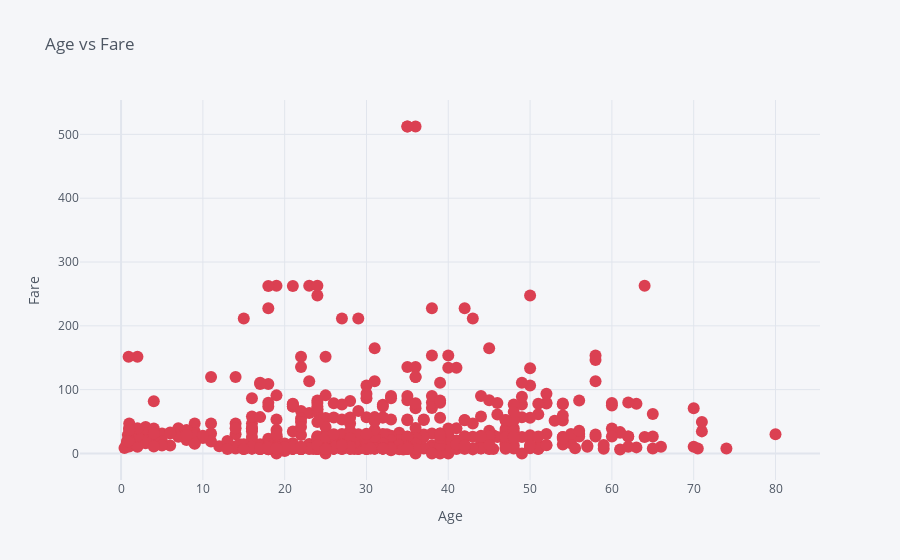

Notebook code for this chart:
### Code cell
df.iplot(kind="scatter",x="age",y="fare",mode="markers",colors= "red", title='Age vs Fare',xTitle='Age',yTitle='Fare')

### Figure 1 — Plotly figure (JSON) as saved in the notebook; plotly's stock layout.template omitted (floating-point values rounded to 4 significant figures; data arrays with more than 128 entries replaced by an {"elided": "..."} marker saying what was removed)
{"data": [{"line": {"color": "rgba(219, 64, 82, 1.0)", "dash": "solid", "shape": "linear", "width": 1.3}, "marker": {"size": 12, "symbol": "circle"}, "mode": "markers", "name": "fare", "text": "", "type": "scatter", "x": {"elided": "891 float values"}, "y": {"elided": "891 float values"}}], "layout": {"legend": {"bgcolor": "#F5F6F9", "font": {"color": "#4D5663"}}, "paper_bgcolor": "#F5F6F9", "plot_bgcolor": "#F5F6F9", "title": {"font": {"color": "#4D5663"}, "text": "Age vs Fare"}, "xaxis": {"gridcolor": "#E1E5ED", "showgrid": true, "tickfont": {"color": "#4D5663"}, "title": {"font": {"color": "#4D5663"}, "text": "Age"}, "zerolinecolor": "#E1E5ED"}, "yaxis": {"gridcolor": "#E1E5ED", "showgrid": true, "tickfont": {"color": "#4D5663"}, "title": {"font": {"color": "#4D5663"}, "text": "Fare"}, "zerolinecolor": "#E1E5ED"}}}
